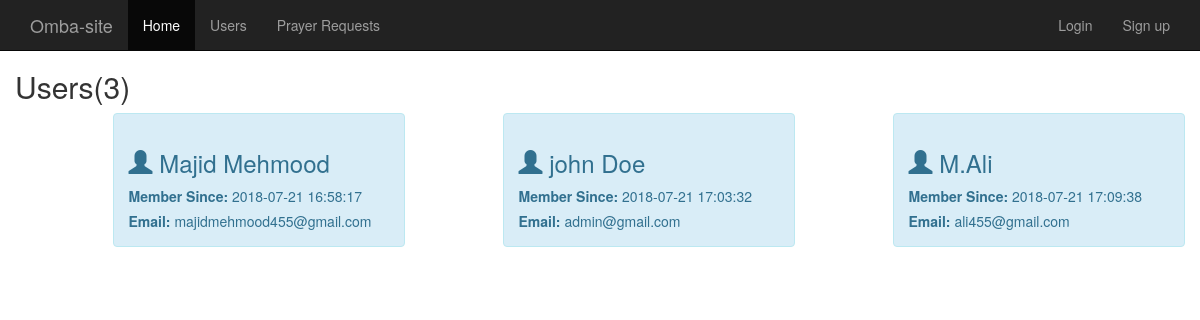
The page /users.php on the database its author committed.
### tables this page shows
CREATE TABLE IF NOT EXISTS `users` (
  `id` int(11) NOT NULL AUTO_INCREMENT,
  `username` varchar(255) NOT NULL,
  `email` varchar(255) NOT NULL,
  `password` varchar(255) NOT NULL,
  `registered_at` timestamp NOT NULL DEFAULT CURRENT_TIMESTAMP,
  PRIMARY KEY (`id`)
);

### users.php (the view, shortened to what this page needs)
<?php require 'header.php'; ?>
<div class="container main-container">
  <div class="row">
    <?php $result = mysqli_query($conn, "select * from users");
          $n = mysqli_num_rows($result);
     ?>
    <h2>Users(<?php echo $n;?>)</h2>
    <?php while ($row = mysqli_fetch_array($result)) { ?>
      <div class="col-md-3 col-md-offset-1 alert alert-info">
       <h3><span class="glyphicon glyphicon-user"> </span> <?php echo $row['username']; ?></h3>
       <p><strong>Member Since: </strong> <?php echo $row['registered_at']; ?></p>
       <p><strong>Email: </strong> <?php echo $row['email']; ?></p>
      </div>
  <?php  } ?>
  </div>
</div>
<?php require 'footer.php'; ?>

### header.php (shortened to what this page needs)
<!DOCTYPE html>
<html lang="en">
<head>
  <link rel="stylesheet" href="https://maxcdn.bootstrapcdn.com/bootstrap/3.3.7/css/bootstrap.min.css">
  <link rel="stylesheet" href="./assets/css/style.css">
</head>
<body>
  <nav class="navbar navbar-inverse navbar-fixed-top">
    <div class="container">
      <div class="navbar-header">
        <a class="navbar-brand" href="index.php">Omba-site</a>
      </div>
      <div class="collapse navbar-collapse" id="myNavbar">
        <ul class="nav navbar-nav">
          <li class="active"><a href="index.php">Home</a></li>
          <li><a href="users.php">Users</a></li>
          <li><a href="questions.php">Prayer Requests</a></li>
        </ul>
        <ul class="nav navbar-nav navbar-right">
          <?php
          if(!isset($_SESSION['user_loggedin'])){
            echo "<li><a href='login.php'>Login</a></li>";
            echo "<li><a href='signup.php'>Sign up</a></li>";
          }
           ?>
        </ul>
      </div>
    </div>
  </nav>

### footer.php
 </body>
</html>

### style.css (style rules this page uses)
.main-container { margin-top: 50px; }

### rows shown on the page
users: username "Majid Mehmood", registered_at "2018-07-21 16:58:17", email "majidmehmood455@gmail.com"
users: username "john Doe", registered_at "2018-07-21 17:03:32", email "admin@gmail.com"
users: username "M.Ali", registered_at "2018-07-21 17:09:38", email "ali455@gmail.com"

### other values the page prints
$n "3"
